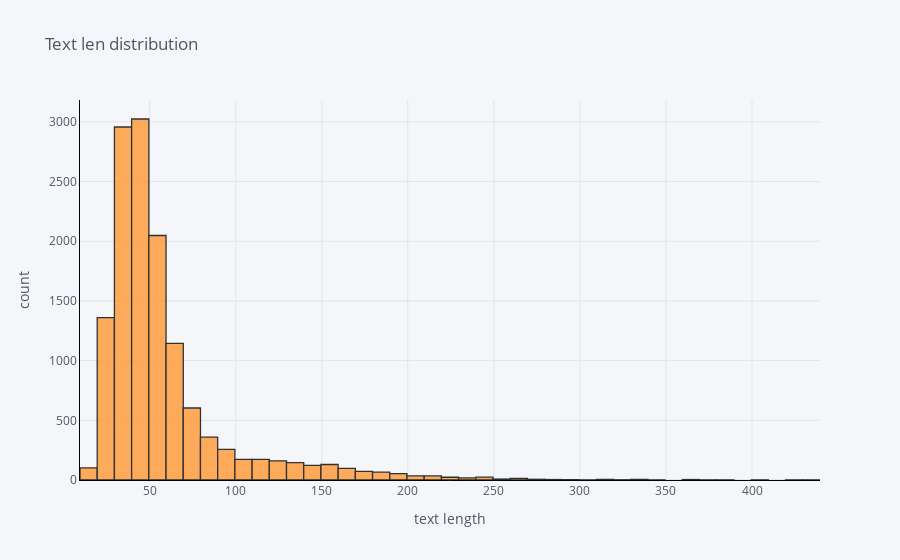

Notebook cell for this chart:
### Code cell
data['text'].apply(len).iplot(
    kind='hist',
    bins=50,
    xTitle='text length',
    linecolor='black',
    yTitle='count',
    title='Text len distribution')

### Figure 1 — Plotly figure (JSON) as saved in the notebook; plotly's stock layout.template omitted (floating-point values rounded to 4 significant figures; data arrays with more than 128 entries replaced by an {"elided": "..."} marker saying what was removed)
{"data": [{"histfunc": "count", "histnorm": "", "marker": {"color": "rgba(255, 153, 51, 1.0)", "line": {"color": "#000000", "width": 1.3}}, "name": "text", "nbinsx": 50, "opacity": 0.8, "orientation": "v", "type": "histogram", "x": {"elided": "13242 int values"}}], "layout": {"barmode": "overlay", "legend": {"bgcolor": "#F5F6F9", "font": {"color": "#4D5663"}}, "paper_bgcolor": "#F5F6F9", "plot_bgcolor": "#F5F6F9", "title": {"font": {"color": "#4D5663"}, "text": "Text len distribution"}, "xaxis": {"gridcolor": "#E1E5ED", "linecolor": "black", "showgrid": true, "tickfont": {"color": "#4D5663"}, "title": {"font": {"color": "#4D5663"}, "text": "text length"}, "zerolinecolor": "#E1E5ED"}, "yaxis": {"gridcolor": "#E1E5ED", "linecolor": "black", "showgrid": true, "tickfont": {"color": "#4D5663"}, "title": {"font": {"color": "#4D5663"}, "text": "count"}, "zerolinecolor": "#E1E5ED"}}}
